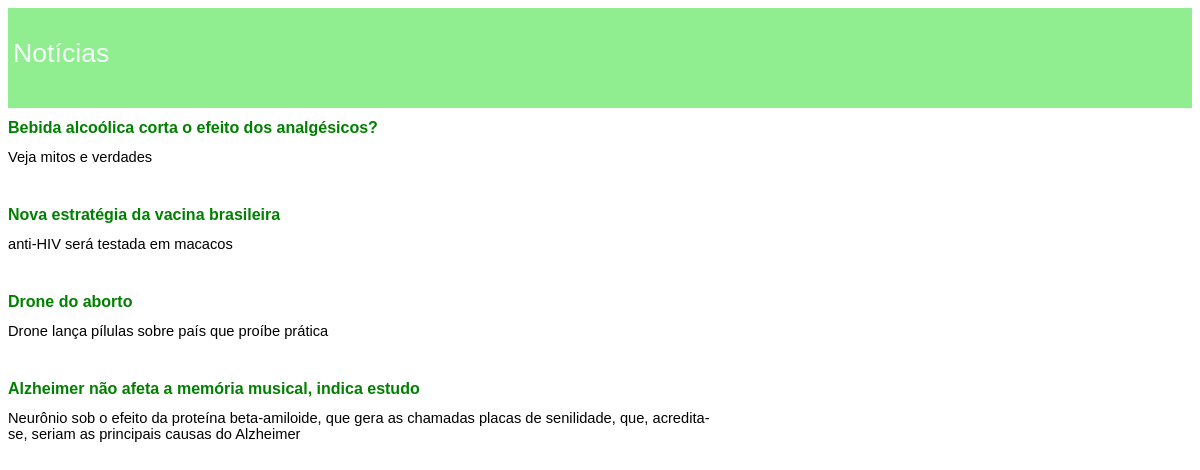
The page / on the database its author committed.
### tables this page shows
CREATE TABLE IF NOT EXISTS `noticia` (
  `titulo` varchar(100) NOT NULL COMMENT 'titulo da noticia',
  `resumo` varchar(1000) NOT NULL,
  `descricao` blob NOT NULL,
  `imagem` blob NOT NULL,
  `status` int(11) NOT NULL,
  `data` datetime NOT NULL
);

### conexao_db.php (called while the page is built, shortened)
<?php
class conexao {
    var $host = "localhost";
    var $user = 'consulta';
    var $senha = 'consulta';
    var $link;
    function conecta(){
	  $this->link = @mysql_connect($this->host,$this->user,$this->senha);
    }
    function sql_query($query){
        $this->query = $query;
        if($this->resultado = mysql_query($this->query)){
            return $this->resultado;
        }else{
            print "Ocorreu um erro ao executar a Query MySQL: <b>$query</b>";
      print "<br><br>";
      print "Erro no MySQL: <b>".mysql_error()."</b>";
      die();
            $this->desconecta();
        }
    }
    function desconecta(){
        return mysql_close($this->link);
    }
}
?>

### index.php (the view, shortened to what this page needs)
<?php
include("conexao_db.php");
$mysql = new conexao;
$listanoticia = $mysql->sql_query("SELECT * FROM noticia where status in (1,2) order by data desc");
?>
<html lang="pt-br">
 <head>
 </head>
 <body>
 <div class="topo">
   <label>Not&iacutecias </label>
 </div>
 <?php
 while($resultado = mysql_fetch_object($listanoticia)){
  echo "<div class='divtexto'>".
	     "<h1 onclick='mostraOculta(this)'><b><a href='#'>$resultado->titulo</a></b></h1>".
         "<h2>$resultado->resumo</h2>".
	     "<div style='display: none'>".
	       "<h2>$resultado->descricao</h2>";
	     echo "</div>".
	   "</div>".
	   "<br/>";
}
?>
 </body>
</html>

### estilos.css (style rules this page uses)
H1 { font-size : 12pt; font-family : verdana,arial; text-align : left; }
H2 { font-size : 11pt; font-family : verdana,arial; text-align : left; font-weight: normal; }
div.topo { margin:0 auto; width:100%; height:100px; top:0px; font-family : verdana,arial; background:#90EE90; font-size : 20pt; font-size : 20pt; color:#F5FFFA; }
div.topo label { width:100%; display: block; padding:30px 10px 10px 5; text-align: justify; }
.divtexto { width:60%; text-align: justify; }
a:link { text-decoration: none; color:#008000; }

### rows shown on the page
noticia: titulo "Bebida alcoólica corta o efeito dos analgésicos?", resumo "Veja mitos e verdades"
noticia: titulo "Nova estratégia da vacina brasileira", resumo "anti-HIV será testada em macacos"
noticia: titulo "Drone do aborto", resumo "Drone lança pílulas sobre país que proíbe prática"
noticia: titulo "Alzheimer não afeta a memória musical, indica estudo", resumo "Neurônio sob o efeito da proteína beta-amiloide, que gera as chamadas placas de senilidade, que, acredita-se, seriam as principais causas do Alzheimer"
